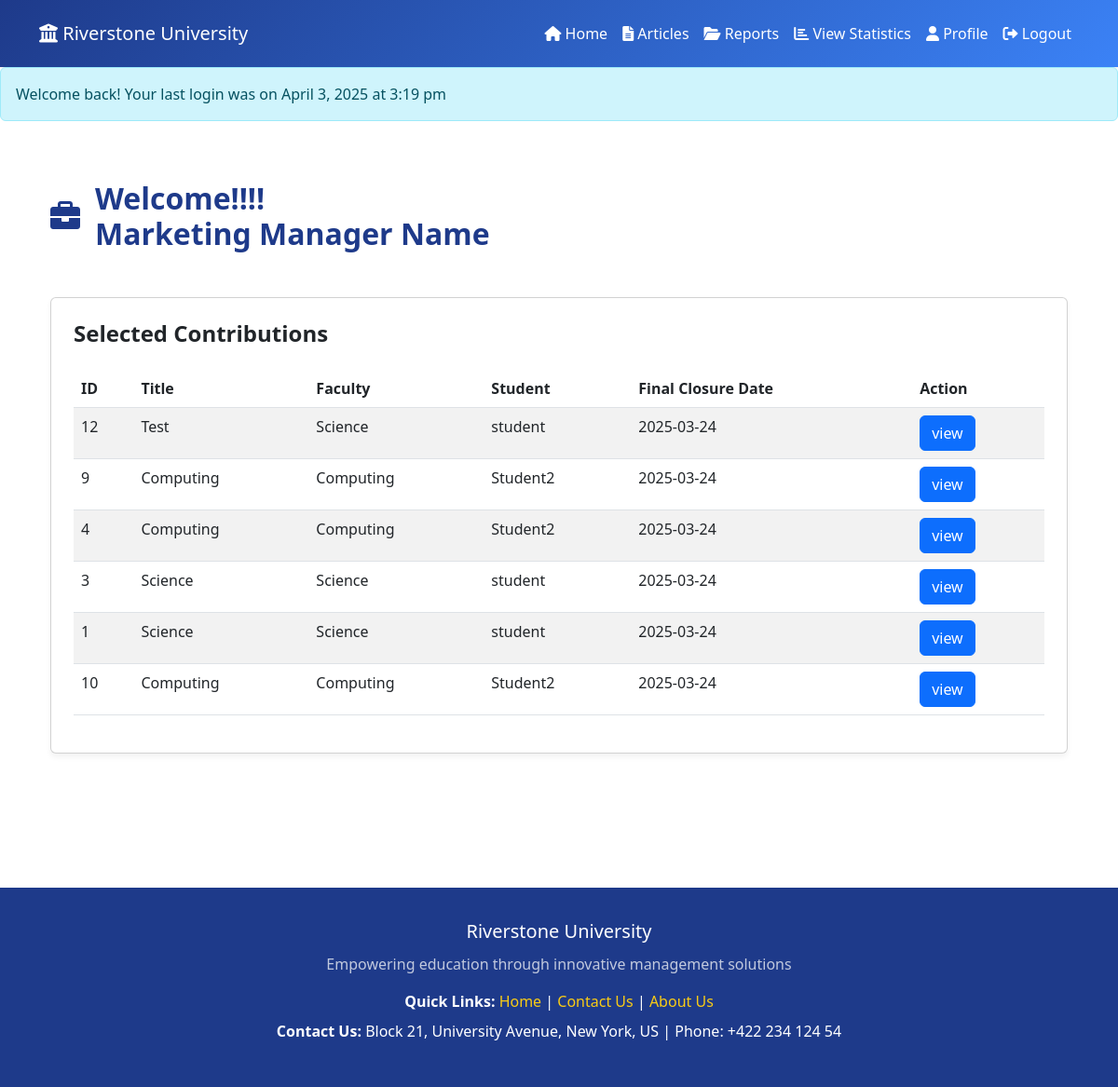
Before: /src/Manager/design/index.php (signed in) with the older database file.
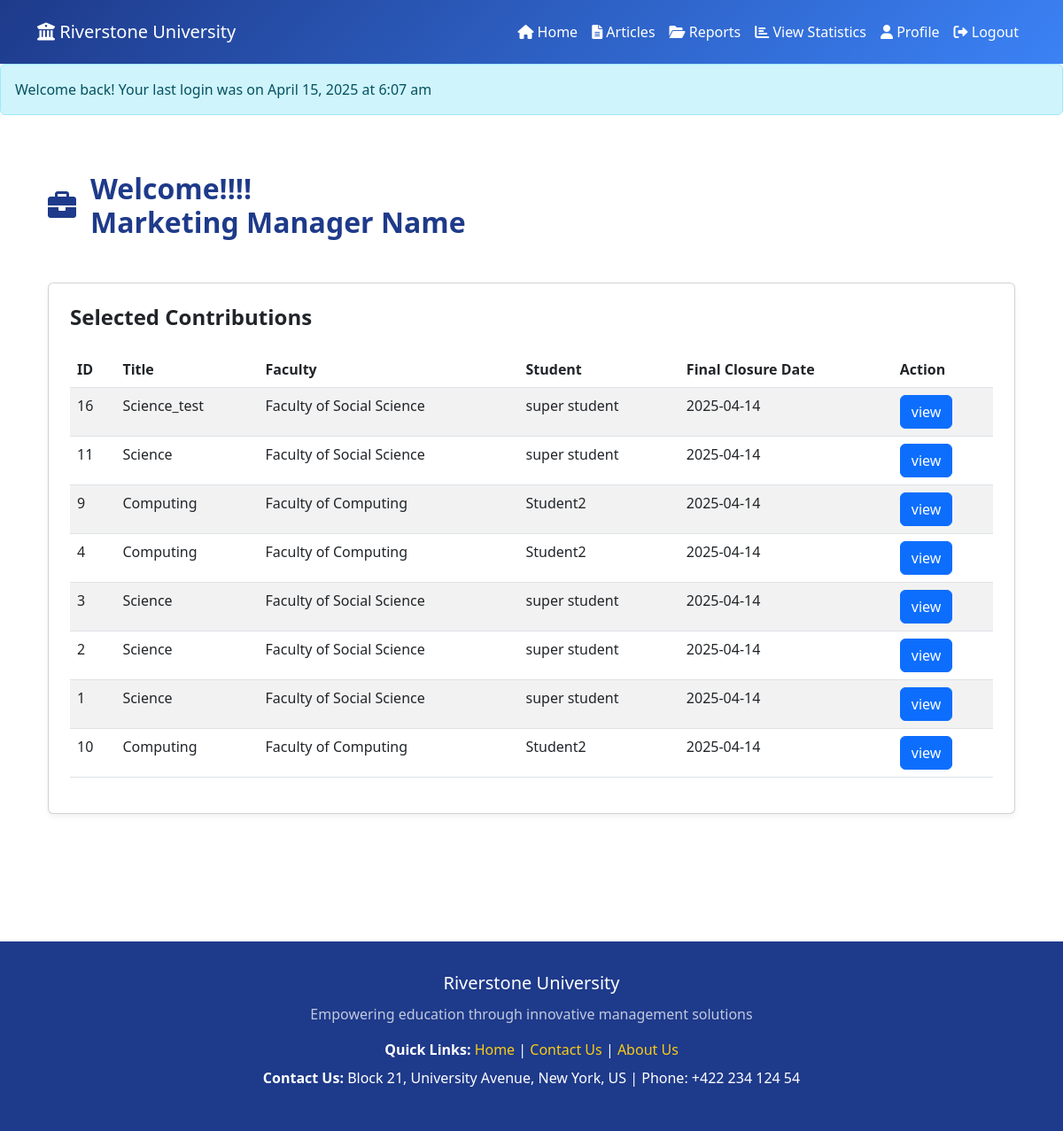
After: the same page with the newer database file.
### tables this page shows
CREATE TABLE `articles` (
  `article_id` int(11) NOT NULL,
  `user_id` int(11) NOT NULL,
  `title` varchar(255) NOT NULL,
  `status` varchar(30) DEFAULT NULL,
  `academicyear` varchar(25) NOT NULL,
  `created_at` timestamp NOT NULL DEFAULT current_timestamp(),
  `updated_at` timestamp NOT NULL DEFAULT current_timestamp() ON UPDATE current_timestamp()
);

CREATE TABLE `faculties` (
  `id` int(11) NOT NULL,
  `faculty_name` varchar(50) NOT NULL,
  `created_at` timestamp NOT NULL DEFAULT current_timestamp()
);

CREATE TABLE `users` (
  `id` int(11) NOT NULL,
  `name` varchar(50) NOT NULL,
  `email` varchar(50) NOT NULL,
  `address` varchar(50) DEFAULT NULL,
  `phone` varchar(50) DEFAULT NULL,
  `password` varchar(255) NOT NULL,
  `faculty_id` int(11) DEFAULT NULL,
  `created_at` timestamp NOT NULL DEFAULT current_timestamp(),
  `updated_at` timestamp NULL DEFAULT NULL,
  `last_login` timestamp NULL DEFAULT NULL
);

CREATE TABLE `settings` (
  `setting_id` int(11) NOT NULL,
  `closure_date` date NOT NULL,
  `final_closure_date` date NOT NULL,
  `created_at` timestamp NOT NULL DEFAULT current_timestamp(),
  `updated_at` timestamp NOT NULL DEFAULT current_timestamp()
);

### _classes/Libs/Database/MySQL.php (called while the page is built, shortened)
<?php
class MySQL{
    private $dbhost;
    private $dbuser;
    private $dbpass;
    private $dbname;
    public function __construct(
        $dbhost="localhost",
        $dbuser="root",
        $dbpass="",
        $dbname="ewsd")
    {
        $this->dbhost=$dbhost;
        $this->dbuser=$dbuser;
        $this->dbpass=$dbpass;
        $this->dbname=$dbname;
    }
    public function connect(){
        try{
            $this->db=new PDO("mysql:dbhost=$this->dbhost;
            dbname=$this->dbname",
            $this->dbuser,
            $this->dbpass,
            [
                PDO::ATTR_ERRMODE => PDO::ERRMODE_EXCEPTION,
                PDO::ATTR_DEFAULT_FETCH_MODE => PDO::FETCH_OBJ,
            ]
            );
            return $this->db;
        }catch(PDOException $e){
            echo $e->getMessage();
            exit();
        }
    }
}

### _classes/Libs/Database/ArticleTable.php (called while the page is built, shortened)
<?php
class ArticleTable
{
    private $db;
    public function __construct(MySQL $mysql)
    {
        $this->db = $mysql->connect();
    }
    public function getAllSelectedArticles()
    {
        try {
            $statement = $this->db->prepare("
                SELECT a.article_id,a.title,a.status,a.created_at,u.name,f.faculty_name,
                GROUP_CONCAT(DISTINCT d.docfile SEPARATOR '|||') as docfiles,
                GROUP_CONCAT(DISTINCT i.imagefile SEPARATOR '|||') as imagefiles
                FROM articles a
                LEFT JOIN doc_attachment d ON a.article_id = d.article_id
                LEFT JOIN img_attachment i ON a.article_id = i.article_id
                LEFT JOIN users u ON a.user_id = u.id
                LEFT JOIN faculties f on u.faculty_id = f.id
                WHERE a.status = 'selected'
                GROUP BY a.article_id, a.title, a.status, a.created_at, u.name, f.faculty_name
                ORDER BY a.created_at DESC
            ");
            $statement->execute();
            return $statement->fetchAll(PDO::FETCH_ASSOC);
        } catch (PDOException $e) {
            echo "Error:" . $e->getMessage();
            exit();
        }
    }
}

### _classes/Libs/Database/UsersTable.php (called while the page is built, shortened)
<?php
class UsersTable
{
    private $db;
    public function __construct(MySQL $mysql)
    {
        $this->db = $mysql->connect();
    }
    public function selectFinalClosureDate()
    {
        try {
            $statement = $this->db->prepare("
            SELECT final_closure_date FROM settings ORDER BY created_at DESC LIMIT 1
            ");
            $statement->execute();
            return $statement->fetchColumn();
        } catch (PDOException $e) {
            echo $e->getMessage();
            exit();
        }
    }
}

### src/Manager/design/index.php (the view, shortened to what the changed rows need)
<?php
$table = new ArticleTable(new MySQL);
$usertable = new UsersTable(new MySQL);
$finalclosuredate = $usertable->selectFinalClosureDate();
$selected = $table->getAllSelectedArticles();
?>
<!DOCTYPE html>
<html lang="en">
<head>
    <link href="https://cdn.jsdelivr.net/npm/bootstrap@5.3.0/dist/css/bootstrap.min.css" rel="stylesheet">
    <link rel="stylesheet" href="https://cdnjs.cloudflare.com/ajax/libs/font-awesome/6.0.0/css/all.min.css">
</head>
<body>
    <?php include "headermm.php"; ?>
    <main class="container mx-auto px-4 py-5">
        <h1 class="header-title mb-5 d-flex align-items-center">
            <i class="fas fa-briefcase me-3 text-primary-light"></i> Welcome!!!!<br> Marketing Manager Name
        </h1>
        <section class="mb-5">
            <div class="card p-4">
                <h2 class="fs-4 fw-bold text-primary-dark mb-4">Selected Contributions</h2>
                <div class="table-responsive">
                    <table class="table table-striped">
                        <thead>
                            <tr>
                                <th>ID</th>
                                <th>Title</th>
                                <th>Faculty</th>
                                <th>Student</th>
                                <th>Final Closure Date</th>
                                <th>Action</th>
                            </tr>
                        </thead>
                        <tbody>
                            <?php foreach($selected as $selectedArticle) : ?>
                                <tr>
                                    <td><?= $selectedArticle['article_id'] ?></td>
                                    <td><?= $selectedArticle['title'] ?></td>
                                    <td><?= $selectedArticle['faculty_name'] ?></td>
                                    <td><?= $selectedArticle['name'] ?></td>
                                    <td><?= $finalclosuredate ?></td>
                                    <td><a href="viewdetail.php?id=<?= $selectedArticle['article_id'] ?>" class="btn btn-primary">view</a></td>
                                </tr>
                            <?php endforeach ?>
                        </tbody>
                    </table>
                </div>
            </div>
        </section>
    </main>
    <?php include "footer.php"; ?>
</body>
</html>

### src/Manager/design/headermm.php (shortened to what the changed rows need)
<!DOCTYPE html>
<html lang="en">
<head>
    <link href="../../../css/bootstrap.min.css" rel="stylesheet">
    <link rel="stylesheet" href="../../../css/all.min.css">
</head>
<body>
    <nav class="navbar navbar-expand-lg navbar-dark gradient-bg shadow-sm">
        <div class="container">
        </div>
    </nav>
    <?php if (isset($_SESSION['login_message'])): ?>
        <div class="alert alert-info">
            <?= $_SESSION['login_message'] ?>
        </div>
    <?php endif; ?>
</body>
</html>

Changed rows visible on the page:
removed articles: article_id "12", title "Test", faculties.faculty_name "Science", user.name "student", $finalclosuredate "2025-03-24"
added articles: article_id "16", title "Science_test", faculties.faculty_name "Faculty of Social Science", user.name "super student", $finalclosuredate "2025-04-14"
changed settings: final_closure_date "2025-03-24" → "2025-04-14"
now on this page (row edited): articles: article_id "11", title "Science", faculties.faculty_name "Faculty of Social Science", user.name "super student", $finalclosuredate "2025-04-14"
changed articles id 9: faculties.faculty_name "Computing" → "Faculty of Computing"
changed articles id 4: faculties.faculty_name "Computing" → "Faculty of Computing"
changed articles id 3: faculties.faculty_name "Science" → "Faculty of Social Science"; user.name "student" → "super student"
now on this page (row edited): articles: article_id "2", title "Science", faculties.faculty_name "Faculty of Social Science", user.name "super student", $finalclosuredate "2025-04-14"
changed articles id 1: faculties.faculty_name "Science" → "Faculty of Social Science"; user.name "student" → "super student"
changed articles id 10: faculties.faculty_name "Computing" → "Faculty of Computing"
Other visible differences:
$_SESSION['login_message']: "Welcome back! Your last login was on April 3, 2025 at 3:19 pm" → "Welcome back! Your last login was on April 15, 2025 at 6:07 am"
